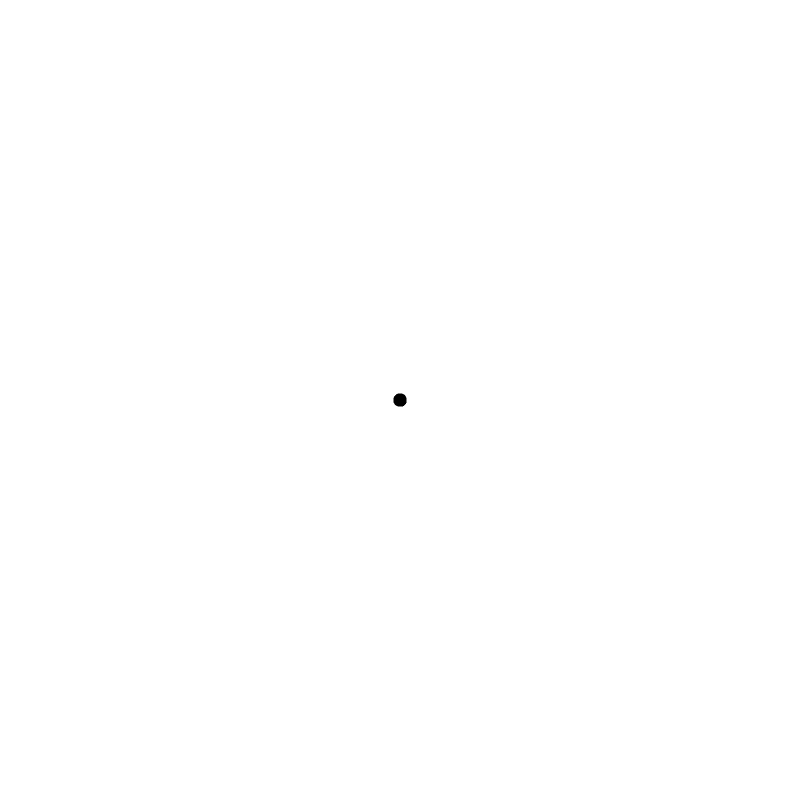
Frame 1 (no input)
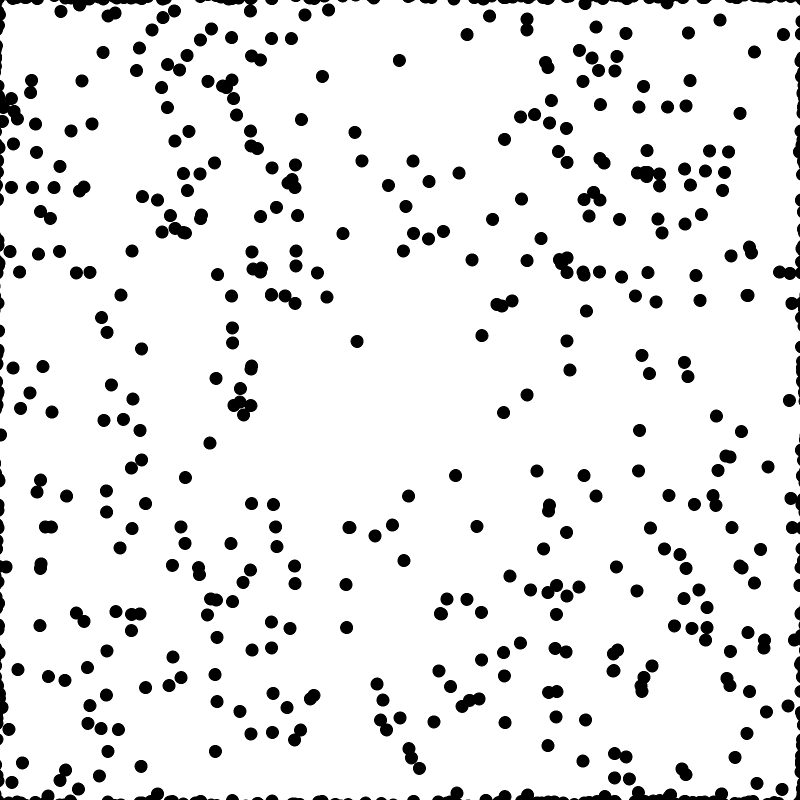
Frame 60 (the mouse pressed at the canvas centre just before this capture)
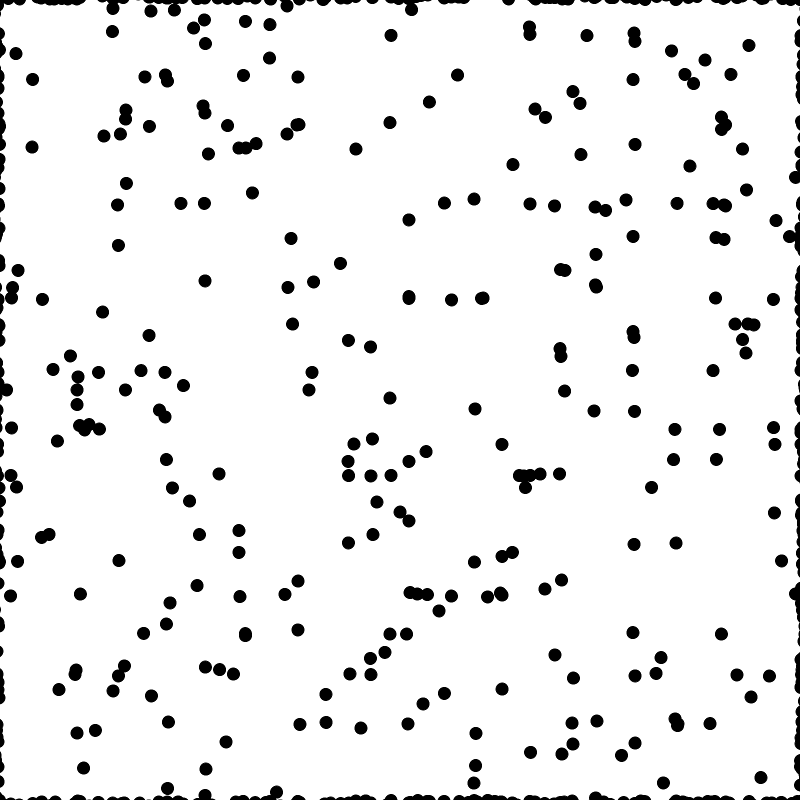
Frame 120 (the mouse held since frame 60 and released just before this capture)

The Processing sketch that drew these frames (run headless with seeded random() and noise(); from frame 60 on, the mouse is pressed at the canvas centre):

// Processing sketch: processing_125752
// ── processing_125752.pde

monstre[] bob=new monstre [2000];

PGraphics zone;

void setup() {
  size(800, 800);
  zone = createGraphics(800*2, 800*2);
  for (int i=0;i<bob.length;i++) {
    bob[i] = new monstre(zone.width/2, zone.width/2);
  }
}

void draw() {

  zone.beginDraw();
  zone.background(255);
  for (int i=0; i<bob.length;i++) {
    bob[i].aff();
  }

  zone.endDraw();

  image(zone, 0, 0, width, height);
}



void keyPressed() {
  zone.save("ima"+frameCount+".png");
  println("save end!");
}

class monstre {//-----------Nom de class

  float x;//-----------------------------------
  float y;//-----------------------------------
  float vitx;//--------------------------------
  float vity;//--------------------------------Appel des Fonctions 
  float r;//-----------------------------------
  float v;//-----------------------------------
  float b;//-----------------------------------
  int large;//-------------------------------

  

  monstre(float _x, float _y) {//-------------Constructeur de la class

    x= _x;
    y=_y;
    vitx= random(-50, 50);//------------------
    vity=random(-50, 50);//-------------------
    r=random(0,255);//------------------------ Paramétrage des onctions
    v=random(0, 255);//-----------------------
    b=random(0, 255);//-----------------------
    large= int(random(5,30));//---------------
    

    
  }

  void aff() {// ---------------------------Propriétés de la class
    zone.fill(0);
    zone.ellipse(x,y, 25, 25);
    x+=vitx;
    y+=vity;

    if (x>zone.width) {
      vitx*=-0.3;
    }
    if (y>zone.height) {
      vity*=-0.3;
    }
    if (x<0) {
      vitx*=-0.3;
    }
    if (y<0) {
      vity*=-0.3;
    }
  }
}
